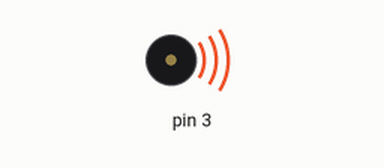
This sketch was run on a simulated Arduino Uno, built with avr-gcc and run on an emulated ATmega328P. On the bench: buzzer (waves = sounding).

Above: at 0.1 s.
At 4.1 s:
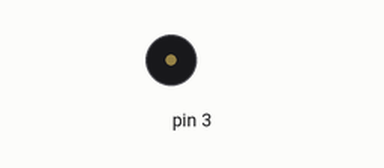
Timing chart, 0 to 5.6 s (numbered marks = the images above):
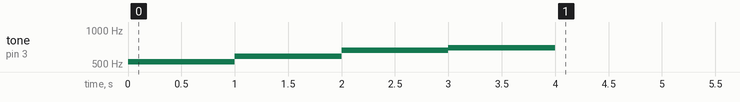

The sketch:

3-2.ino
```cpp
// 주파수 이용해서 부저 소리내기
void setup() {
  tone(3, 523, 1000);  delay(1000); // 도
  tone(3, 587, 1000);  delay(1000); // 레
  tone(3, 659, 1000);  delay(1000); // 미
  tone(3, 698, 1000);  delay(1000); // 파

}

void loop() {

}
```
